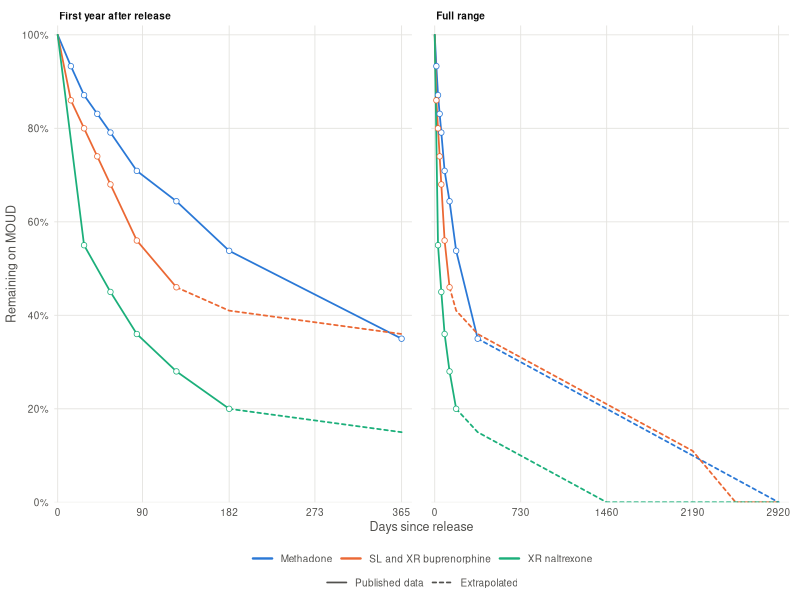
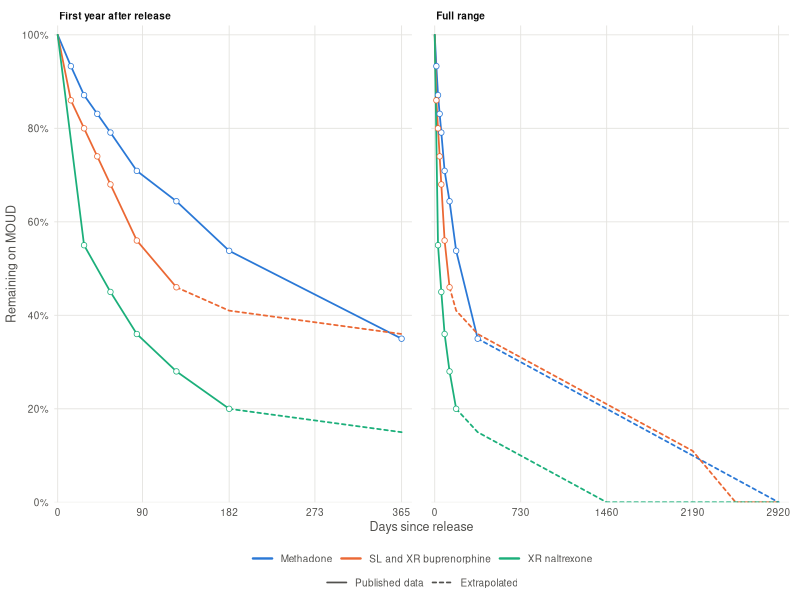
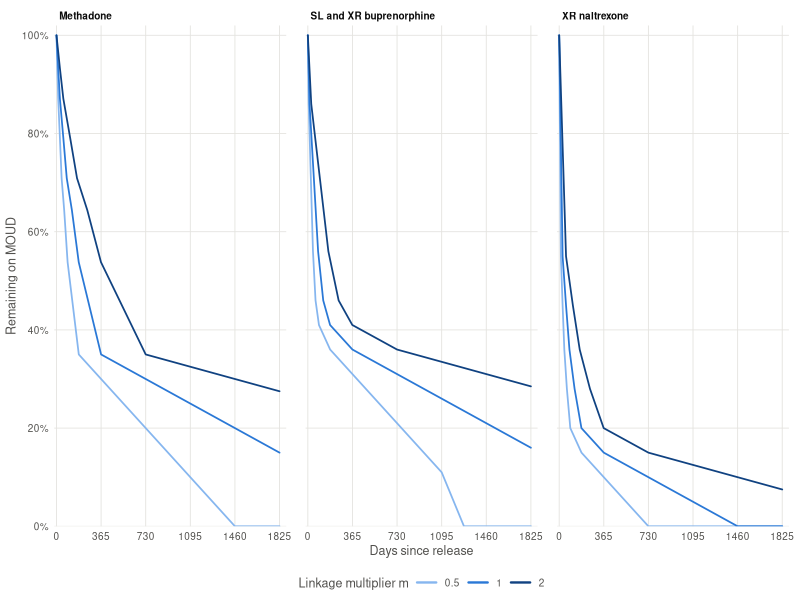
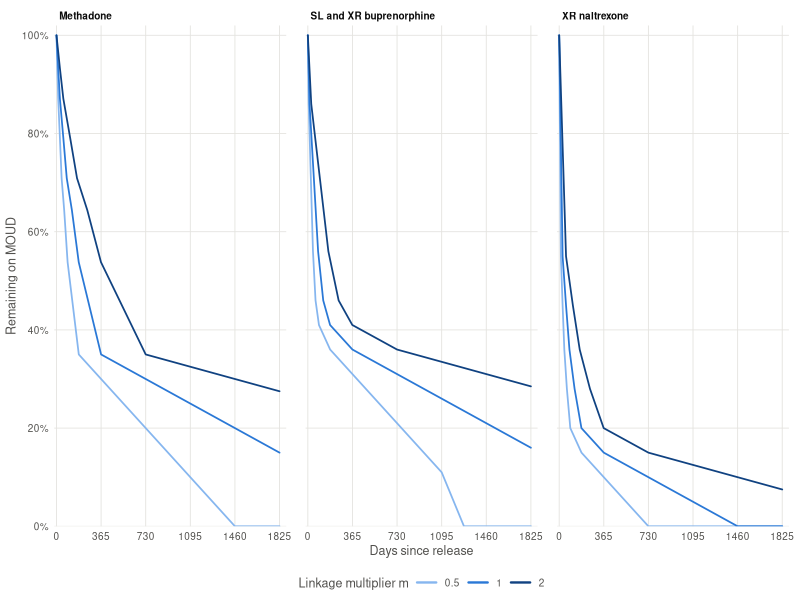

These charts were generated, in order, by the following R code:
# Survival functions for post-release MOUD time on treatment, as implied by the
# model input data/moud_time_on_treatment.csv and the sampling procedure in the
# JCCM model.
#
# Run from the data/ directory:
#   Rscript moud_km_survival.R
#
# Sampling procedure in the model (jail.py Jail.release_person and
# jccm_utils.fast_choice_uniform):
#   1. A histogram bin i is selected with probability f_i. The bins are
#      contiguous; bin i spans (days_{i-1}, days_i] with days_0 = 0.
#   2. The duration d is drawn uniformly within the selected bin.
#   3. d is multiplied by the linkage-to-care multiplier m, with a minimum of
#      1 day: d' = max(m * d, 1).
#   If the listed fractions sum to less than 1, the sampler assigns the
#   remaining probability to the last bin (fallback branch of
#   fast_choice_uniform). This applies to both buprenorphine rows, whose
#   fractions sum to 0.94.
#
# Consequences used below:
#   - S(t) equals 1 - cumsum(f) at each bin edge and is linear between edges.
#   - Under multiplier m > 0, S_m(t) = S(t / m) for t >= 1 and S_m(t) = 1 for t < 1.
#
# Outputs (written to data/):
#   moud_km_survival.png / .pdf          survival functions at m = 1 with the
#                                        published values used as model input
#   moud_km_survival_linkage.png / .pdf  survival functions at m = 0.5, 1, 2
#   moud_km_survival_summary.csv         summary statistics

library(data.table)
library(ggplot2)

# ---- Input ------------------------------------------------------------------

dt <- fread("moud_time_on_treatment.csv")
setorder(dt, moud_name, days)

# Last time point covered by the published source for each MOUD. Bins up to
# this day reproduce the published values; later bins are extrapolated.
#   Methadone:      Macmadu et al. 2021, histogram through 365 days
#   Naltrexone_XR:  Macmadu et al. 2021, histogram through 182 days
#   Buprenorphine:  Lee et al. 2018 (SL buprenorphine), cumulative survival
#                   through 126 days; used for both SL and XR buprenorphine
observed_through <- data.table(
  moud_name = c("Methadone", "Naltrexone_XR",
                "Buprenorphine_Sublingual", "Buprenorphine_XR"),
  obs_day   = c(365, 182, 126, 126),
  source    = c("Macmadu et al. 2021 (histogram)",
                "Macmadu et al. 2021 (histogram)",
                "Lee et al. 2018, SL buprenorphine (cumulative survival)",
                "Lee et al. 2018, SL buprenorphine (cumulative survival)")
)

# ---- Effective bins as sampled by the model ---------------------------------

bins <- dt[, {
  p     <- fraction
  resid <- 1 - sum(p)
  p[.N] <- p[.N] + resid          # fallback: residual mass goes to the last bin
  .(lo = c(0, days[-.N]), hi = days, f_listed = fraction, f = p,
    listed_sum = sum(fraction), residual = resid)
}, by = moud_name]

cat("Listed fraction sums and residual assigned to the last bin:\n")
print(unique(bins[, .(moud_name, listed_sum = round(listed_sum, 3),
                      residual = round(residual, 3))]))

# Survival at bin edges, including t = 0
edges <- bins[, .(t = c(0, hi), S = c(1, 1 - cumsum(f))), by = moud_name]
edges[abs(S) < 1e-9, S := 0]

# Piecewise-linear survival function for one MOUD, linkage multiplier m
surv_fun <- function(moud, m = 1) {
  e <- edges[moud_name == moud]
  base <- approxfun(e$t, e$S, method = "linear", yleft = 1, yright = 0)
  function(t) ifelse(t < 1, 1, base(t / m))
}

# Old sampler (before 2026-06-02) returned the upper edge of the selected bin
surv_upper_edge <- function(moud, t) {
  b <- bins[moud_name == moud]
  vapply(t, function(x) sum(b$f[b$hi > x]), numeric(1))
}

# ---- Summary statistics -----------------------------------------------------

report_times <- c(14, 28, 90, 182, 365, 730, 1825)

integrate_surv <- function(S, upper, step = 0.25) {
  t <- seq(0, upper, by = step)
  s <- S(t)
  sum((s[-1] + s[-length(s)]) / 2) * step
}

median_from <- function(S, upper) {
  uniroot(function(t) S(t) - 0.5, c(1, upper), tol = 1e-6)$root
}

summary_dt <- rbindlist(lapply(unique(bins$moud_name), function(moud) {
  b      <- bins[moud_name == moud]
  t_max  <- max(b$hi)
  rows <- lapply(c(0.5, 1, 2), function(m) {
    S <- surv_fun(moud, m)
    data.table(
      moud_name   = moud,
      multiplier  = m,
      median_days = median_from(S, m * t_max),
      mean_days   = integrate_surv(S, m * t_max),
      rmst_5y     = integrate_surv(S, 1825)
    )
  })
  out <- rbindlist(rows)
  S1  <- surv_fun(moud, 1)
  for (tt in report_times) out[, paste0("S_", tt) := S1(tt)]
  # Upper-edge sampler, for comparison with the pre-2026-06-02 model version
  out[, mean_upper_edge   := sum(b$f * b$hi)]
  out[, median_upper_edge := b$hi[which(cumsum(b$f) >= 0.5)[1]]]
  out[multiplier != 1, c(paste0("S_", report_times),
                         "mean_upper_edge", "median_upper_edge") := NA]
  out
}))

summary_print <- copy(summary_dt)
num_cols <- names(summary_print)[vapply(summary_print, is.numeric, logical(1))]
summary_print[, (num_cols) := lapply(.SD, round, 3), .SDcols = num_cols]
cat("\nSummary statistics (S_t columns at m = 1):\n")
print(summary_print)
fwrite(summary_print, "moud_km_survival_summary.csv")

# ---- Plot data --------------------------------------------------------------

# SL and XR buprenorphine use identical input; plot them as one series.
same_bup <- isTRUE(all.equal(
  dt[moud_name == "Buprenorphine_Sublingual", .(days, fraction)],
  dt[moud_name == "Buprenorphine_XR", .(days, fraction)],
  check.attributes = FALSE))
stopifnot(same_bup)

series <- data.table(
  moud_name = c("Methadone", "Buprenorphine_Sublingual", "Naltrexone_XR"),
  label     = c("Methadone", "SL and XR buprenorphine", "XR naltrexone")
)
series[, label := factor(label, levels = label)]
series <- merge(series, observed_through, by = "moud_name", sort = FALSE)

# Categorical slots 1-3 of the reference palette (validated all-pairs, light)
series_colors <- setNames(c("#2a78d6", "#eb6834", "#1baf7a"), levels(series$label))

panels <- data.table(
  panel = factor(c("First year after release", "Full range"),
                 levels = c("First year after release", "Full range")),
  t_end = c(365, 2920)
)

curve_dt <- rbindlist(lapply(seq_len(nrow(series)), function(i) {
  s  <- series[i]
  S  <- surv_fun(s$moud_name, 1)
  t  <- sort(unique(c(seq(0, 2920, by = 1), edges[moud_name == s$moud_name, t])))
  d  <- data.table(label = s$label, t = t, S = S(t))
  # Observed segment and extrapolated segment share the boundary point
  rbind(d[t <= s$obs_day][, part := "Published data"],
        d[t >= s$obs_day][, part := "Extrapolated"])
}))
curve_dt[, part := factor(part, levels = c("Published data", "Extrapolated"))]
curve_dt <- rbindlist(lapply(seq_len(nrow(panels)), function(j) {
  curve_dt[t <= panels$t_end[j]][, panel := panels$panel[j]]
}))

points_dt <- rbindlist(lapply(seq_len(nrow(series)), function(i) {
  s <- series[i]
  edges[moud_name == s$moud_name & t > 0 & t <= s$obs_day,
        .(label = s$label, t, S)]
}))
points_dt <- rbindlist(lapply(seq_len(nrow(panels)), function(j) {
  points_dt[t <= panels$t_end[j]][, panel := panels$panel[j]]
}))

# ---- Shared theme -----------------------------------------------------------

ink_primary   <- "#0b0b0b"
ink_secondary <- "#52514e"
grid_color    <- "#e4e3df"

base_family <- if ("Arial" %in% systemfonts::system_fonts()$family) "Arial" else ""

theme_jccm <- theme_minimal(base_size = 9, base_family = base_family) +
  theme(
    text              = element_text(color = ink_primary),
    axis.text         = element_text(color = ink_secondary),
    axis.title        = element_text(color = ink_secondary),
    strip.text        = element_text(color = ink_primary, face = "bold", hjust = 0),
    panel.grid.major  = element_line(color = grid_color, linewidth = 0.3),
    panel.grid.minor  = element_blank(),
    legend.position   = "bottom",
    legend.box        = "vertical",
    legend.spacing.y  = unit(0, "pt"),
    legend.margin     = margin(0, 0, 0, 0),
    legend.text       = element_text(color = ink_secondary),
    legend.title      = element_text(color = ink_secondary),
    panel.spacing     = unit(14, "pt"),
    plot.margin       = margin(4, 8, 4, 4)
  )

save_both <- function(p, stem, width, height) {
  ggsave(paste0(stem, ".png"), p, width = width, height = height, dpi = 300, bg = "white")
  ggsave(paste0(stem, ".pdf"), p, width = width, height = height,
         device = cairo_pdf, bg = "white")
  cat(sprintf("Saved data/%s.png and data/%s.pdf\n", stem, stem))
}

# ---- Figure 1: survival functions at m = 1 ----------------------------------

x_breaks <- function(lims) {
  if (max(lims) <= 400) c(0, 90, 182, 273, 365) else c(0, 730, 1460, 2190, 2920)
}

p1 <- ggplot() +
  geom_line(data = curve_dt,
            aes(x = t, y = S, color = label, linetype = part),
            linewidth = 0.6, lineend = "round") +
  geom_point(data = points_dt,
             aes(x = t, y = S, color = label),
             size = 1.6, stroke = 0.4, shape = 21, fill = "white") +
  facet_wrap(~ panel, scales = "free_x") +
  scale_color_manual(values = series_colors, name = NULL) +
  scale_linetype_manual(values = c("Published data" = "solid", "Extrapolated" = "22"),
                        name = NULL) +
  scale_x_continuous(breaks = x_breaks, expand = expansion(mult = c(0.01, 0.03))) +
  scale_y_continuous(limits = c(0, 1), breaks = seq(0, 1, 0.2),
                     labels = scales::percent_format(accuracy = 1),
                     expand = expansion(mult = c(0, 0.02))) +
  labs(x = "Days since release", y = "Remaining on MOUD") +
  guides(color = guide_legend(order = 1, override.aes = list(shape = NA, linewidth = 0.8)),
         linetype = guide_legend(order = 2, override.aes = list(color = ink_secondary))) +
  theme_jccm

save_both(p1, "moud_km_survival", width = 6.3, height = 3.4)

# ---- Figure 2: survival functions under linkage multipliers -----------------

linkage_dt <- rbindlist(lapply(seq_len(nrow(series)), function(i) {
  s <- series[i]
  rbindlist(lapply(c(0.5, 1, 2), function(m) {
    t <- seq(0, 1825, by = 1)
    data.table(label = s$label, m = m, t = t, S = surv_fun(s$moud_name, m)(t))
  }))
}))
linkage_dt[, m := factor(m, levels = c(0.5, 1, 2), labels = c("0.5", "1", "2"))]

# Ordinal blue ramp (steps 250, 450, 650 of the reference sequential hue)
linkage_colors <- c("0.5" = "#86b6ef", "1" = "#2a78d6", "2" = "#104281")

p2 <- ggplot(linkage_dt, aes(x = t, y = S, color = m)) +
  geom_line(linewidth = 0.6, lineend = "round") +
  facet_wrap(~ label) +
  scale_color_manual(values = linkage_colors, name = "Linkage multiplier m") +
  scale_x_continuous(breaks = c(0, 365, 730, 1095, 1460, 1825),
                     expand = expansion(mult = c(0.01, 0.03))) +
  scale_y_continuous(limits = c(0, 1), breaks = seq(0, 1, 0.2),
                     labels = scales::percent_format(accuracy = 1),
                     expand = expansion(mult = c(0, 0.02))) +
  labs(x = "Days since release", y = "Remaining on MOUD") +
  guides(color = guide_legend(override.aes = list(linewidth = 0.8))) +
  theme_jccm

save_both(p2, "moud_km_survival_linkage", width = 6.3, height = 2.8)
